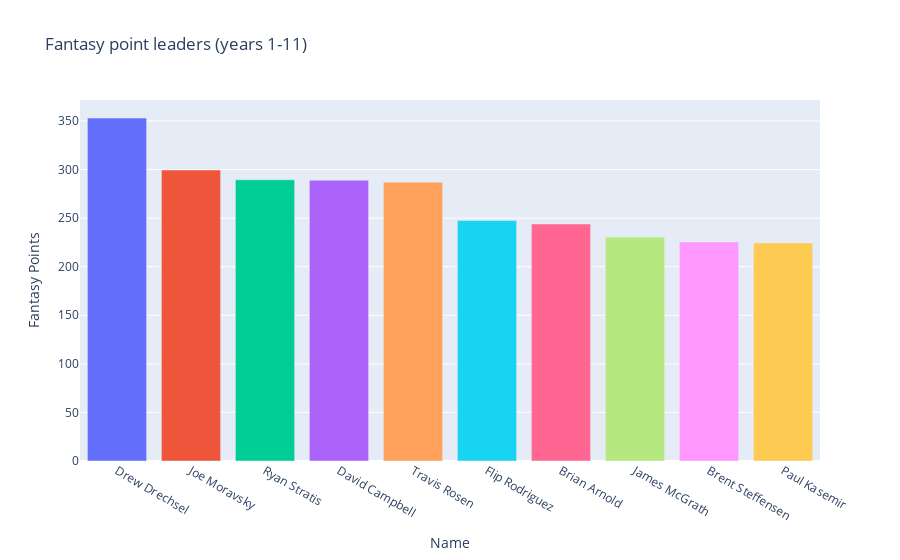

Notebook code cell kept with this figure:
### Markdown cell above
Let's plot the top 10 cumulative fantasy point leaders.

### Code cell
fig3 = px.bar(
    df_fantasy.head(10),
    x="Name",
    y="Fantasy Points",
    color="Name",
    title="Fantasy point leaders (years 1-11)"
)
fig3.update_layout(
    showlegend=False,
)

### Figure 1 — Plotly figure (JSON) as saved in the notebook; plotly's stock layout.template omitted (floating-point values rounded to 4 significant figures)
{"data": [{"alignmentgroup": "True", "hovertemplate": "Name=%{x}<br>Fantasy Points=%{y}<extra></extra>", "legendgroup": "Drew Drechsel", "marker": {"color": "#636efa", "pattern": {"shape": ""}}, "name": "Drew Drechsel", "offsetgroup": "Drew Drechsel", "orientation": "v", "showlegend": true, "textposition": "auto", "type": "bar", "x": ["Drew Drechsel"], "xaxis": "x", "y": [353], "yaxis": "y"}, {"alignmentgroup": "True", "hovertemplate": "Name=%{x}<br>Fantasy Points=%{y}<extra></extra>", "legendgroup": "Joe Moravsky", "marker": {"color": "#EF553B", "pattern": {"shape": ""}}, "name": "Joe Moravsky", "offsetgroup": "Joe Moravsky", "orientation": "v", "showlegend": true, "textposition": "auto", "type": "bar", "x": ["Joe Moravsky"], "xaxis": "x", "y": [299.5], "yaxis": "y"}, {"alignmentgroup": "True", "hovertemplate": "Name=%{x}<br>Fantasy Points=%{y}<extra></extra>", "legendgroup": "Ryan Stratis", "marker": {"color": "#00cc96", "pattern": {"shape": ""}}, "name": "Ryan Stratis", "offsetgroup": "Ryan Stratis", "orientation": "v", "showlegend": true, "textposition": "auto", "type": "bar", "x": ["Ryan Stratis"], "xaxis": "x", "y": [289.5], "yaxis": "y"}, {"alignmentgroup": "True", "hovertemplate": "Name=%{x}<br>Fantasy Points=%{y}<extra></extra>", "legendgroup": "David Campbell", "marker": {"color": "#ab63fa", "pattern": {"shape": ""}}, "name": "David Campbell", "offsetgroup": "David Campbell", "orientation": "v", "showlegend": true, "textposition": "auto", "type": "bar", "x": ["David Campbell"], "xaxis": "x", "y": [289], "yaxis": "y"}, {"alignmentgroup": "True", "hovertemplate": "Name=%{x}<br>Fantasy Points=%{y}<extra></extra>", "legendgroup": "Travis Rosen", "marker": {"color": "#FFA15A", "pattern": {"shape": ""}}, "name": "Travis Rosen", "offsetgroup": "Travis Rosen", "orientation": "v", "showlegend": true, "textposition": "auto", "type": "bar", "x": ["Travis Rosen"], "xaxis": "x", "y": [287], "yaxis": "y"}, {"alignmentgroup": "True", "hovertemplate": "Name=%{x}<br>Fantasy Points=%{y}<extra></extra>", "legendgroup": "Flip Rodriguez", "marker": {"color": "#19d3f3", "pattern": {"shape": ""}}, "name": "Flip Rodriguez", "offsetgroup": "Flip Rodriguez", "orientation": "v", "showlegend": true, "textposition": "auto", "type": "bar", "x": ["Flip Rodriguez"], "xaxis": "x", "y": [247.5], "yaxis": "y"}, {"alignmentgroup": "True", "hovertemplate": "Name=%{x}<br>Fantasy Points=%{y}<extra></extra>", "legendgroup": "Brian Arnold", "marker": {"color": "#FF6692", "pattern": {"shape": ""}}, "name": "Brian Arnold", "offsetgroup": "Brian Arnold", "orientation": "v", "showlegend": true, "textposition": "auto", "type": "bar", "x": ["Brian Arnold"], "xaxis": "x", "y": [244], "yaxis": "y"}, {"alignmentgroup": "True", "hovertemplate": "Name=%{x}<br>Fantasy Points=%{y}<extra></extra>", "legendgroup": "James McGrath", "marker": {"color": "#B6E880", "pattern": {"shape": ""}}, "name": "James McGrath", "offsetgroup": "James McGrath", "orientation": "v", "showlegend": true, "textposition": "auto", "type": "bar", "x": ["James McGrath"], "xaxis": "x", "y": [230.5], "yaxis": "y"}, {"alignmentgroup": "True", "hovertemplate": "Name=%{x}<br>Fantasy Points=%{y}<extra></extra>", "legendgroup": "Brent Steffensen", "marker": {"color": "#FF97FF", "pattern": {"shape": ""}}, "name": "Brent Steffensen", "offsetgroup": "Brent Steffensen", "orientation": "v", "showlegend": true, "textposition": "auto", "type": "bar", "x": ["Brent Steffensen"], "xaxis": "x", "y": [225.5], "yaxis": "y"}, {"alignmentgroup": "True", "hovertemplate": "Name=%{x}<br>Fantasy Points=%{y}<extra></extra>", "legendgroup": "Paul Kasemir", "marker": {"color": "#FECB52", "pattern": {"shape": ""}}, "name": "Paul Kasemir", "offsetgroup": "Paul Kasemir", "orientation": "v", "showlegend": true, "textposition": "auto", "type": "bar", "x": ["Paul Kasemir"], "xaxis": "x", "y": [224.5], "yaxis": "y"}], "layout": {"barmode": "relative", "legend": {"title": {"text": "Name"}, "tracegroupgap": 0}, "showlegend": false, "title": {"text": "Fantasy point leaders (years 1-11)"}, "xaxis": {"anchor": "y", "categoryarray": ["Drew Drechsel", "Joe Moravsky", "Ryan Stratis", "David Campbell", "Travis Rosen", "Flip Rodriguez", "Brian Arnold", "James McGrath", "Brent Steffensen", "Paul Kasemir"], "categoryorder": "array", "domain": [0, 1], "title": {"text": "Name"}}, "yaxis": {"anchor": "x", "domain": [0, 1], "title": {"text": "Fantasy Points"}}}}
